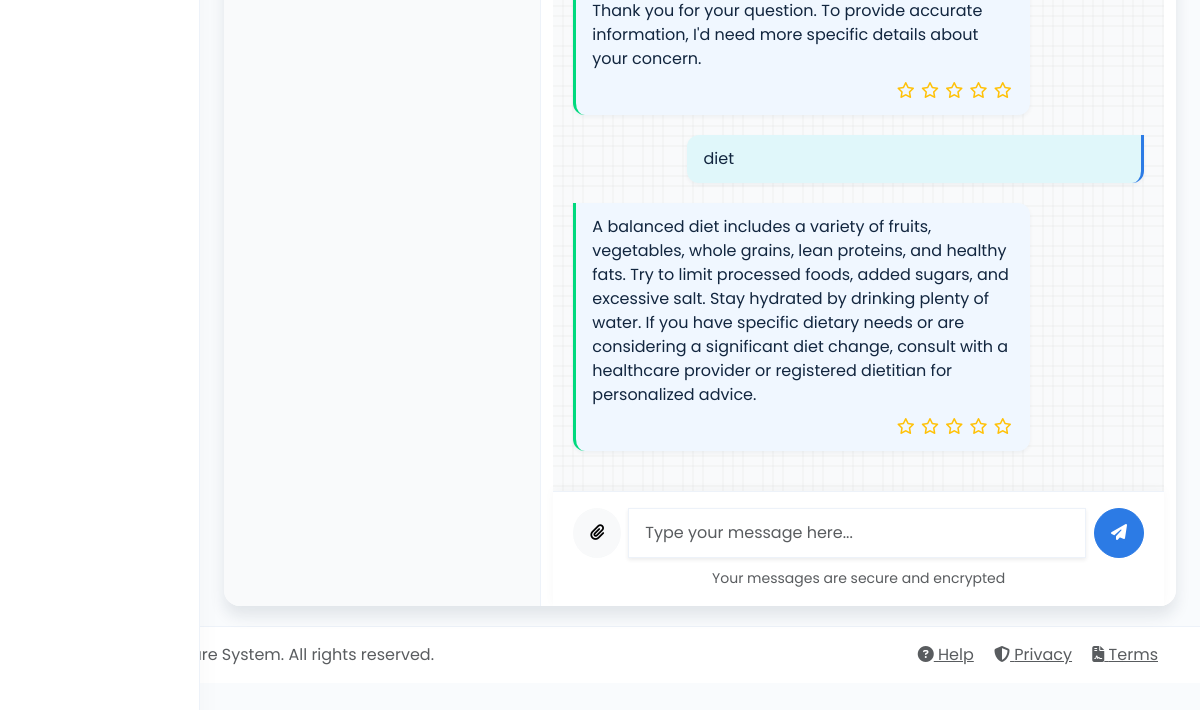
The page /chat/conversation/3/ (signed in, lower part) on the database as committed earlier.
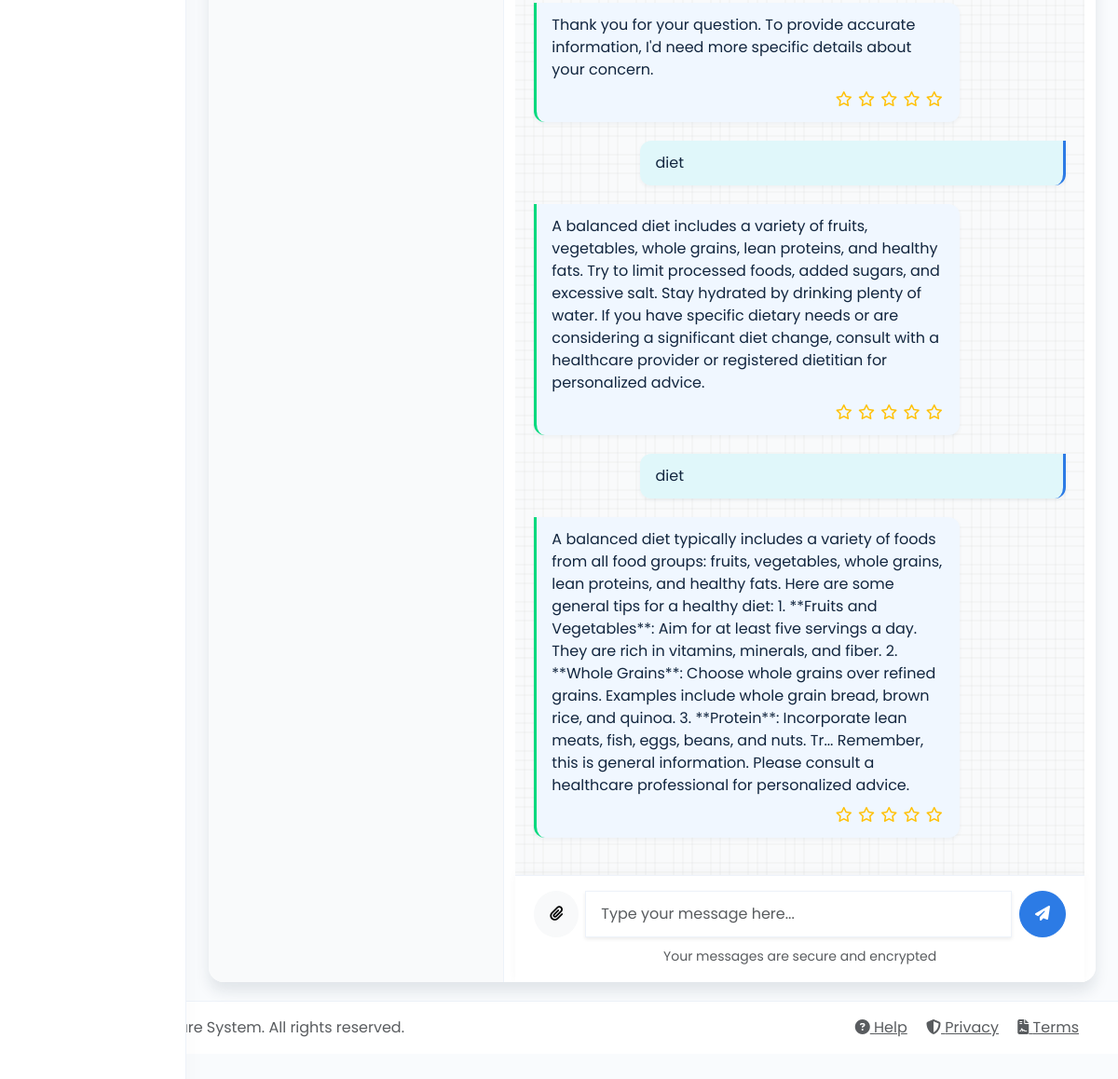
The same page on the database as committed later.
### chat/models.py (models this page shows, shortened)
class Message(models.Model):
    MESSAGE_TYPES = (
        ('text', 'Text'),
        ('image', 'Image'),
        ('file', 'File'),
        ('ai_response', 'AI Response'),
    )
    conversation = models.ForeignKey(Conversation, on_delete=models.CASCADE, related_name='messages')
    sender = models.ForeignKey(settings.AUTH_USER_MODEL, on_delete=models.CASCADE, related_name='sent_messages', null=True, blank=True)
    content = models.TextField()
    timestamp = models.DateTimeField(default=timezone.now)
    is_read = models.BooleanField(default=False)
    message_type = models.CharField(max_length=20, choices=MESSAGE_TYPES, default='text')
    attachment = models.FileField(upload_to='chat_attachments/', null=True, blank=True)
    class Meta:
        ordering = ['timestamp']

### chat/views.py (the view)
# urls.py: path('conversation/<int:conversation_id>/', views.conversation_detail, name='conversation'),
@login_required
def conversation_detail(request, conversation_id):
    user = request.user
    conversation = get_object_or_404(
        Conversation.objects.filter(Q(initiator=user) | Q(receiver=user)),
        id=conversation_id
    )
    search_query = request.GET.get('q', '')
    unread_messages = Message.objects.filter(
        conversation=conversation,
        is_read=False
    ).exclude(sender=user)
    for message in unread_messages:
        message.is_read = True
        message.save()
    messages_query = Message.objects.filter(conversation=conversation)
    if search_query:
        messages_list = messages_query.filter(content__icontains=search_query).order_by('timestamp')
        for message in messages_list:
            message.content = message.content.replace(
                search_query,
                f'<span class="bg-warning">{search_query}</span>'
            )
    else:
        messages_list = messages_query.order_by('timestamp')
    is_ai_conversation = conversation.conversation_type == 'ai_assistant'
    available_doctors = []
    if user.user_type == 'patient':
        available_doctors = Doctor.objects.all()
    conversations = Conversation.objects.filter(
        Q(initiator=user) | Q(receiver=user),
        is_active=True
    ).order_by('-updated_at')
    ai_conversation = Conversation.objects.filter(
        initiator=user,
        conversation_type='ai_assistant'
    ).first()
    context = {
        'conversation': conversation,
        'conversations': conversations,
        'ai_conversation': ai_conversation,
        'chat_messages': messages_list,
        'is_ai_conversation': is_ai_conversation,
        'available_doctors': available_doctors,
        'search_query': search_query
    }
    return render(request, 'chat/conversation.html', context)

### chat/models.py (called while the page is built)
    def get_last_message(self):
        return self.messages.order_by('-timestamp').first()

### chat/templates/chat/conversation.html (shortened to what this page needs)
{% extends 'chat/base_chat.html' %}
{% block chat_content %}
<div class="col-md-4 chat-sidebar">
</div>
<div class="col-md-8 chat-main">
    <div class="chat-messages" id="chatMessages">
        {% if chat_messages %}
            {% for message in chat_messages %}
                <div class="message {% if message.sender == request.user %}message-self{% elif message.message_type == 'ai_response' %}message-ai{% else %}message-other{% endif %}">
                    <div class="message-content">{{ message.content }}</div>
                    {% if message.message_type == 'ai_response' %}
                    <div class="rating-container mt-2 text-end">
                        <div class="rating-stars" data-message-id="{{ message.id }}">
                            <i class="far fa-star" data-rating="1"></i>
                            <i class="far fa-star" data-rating="2"></i>
                            <i class="far fa-star" data-rating="3"></i>
                            <i class="far fa-star" data-rating="4"></i>
                            <i class="far fa-star" data-rating="5"></i>
                        </div>
                    </div>
                    {% endif %}
                </div>
            {% endfor %}
        {% else %}
            <div class="text-center p-4">
                <p class="text-muted">No messages yet. Start the conversation!</p>
            </div>
        {% endif %}
    </div>
    <div class="chat-input">
        <form id="messageForm" method="post" action="{% url 'chat:send_message' conversation.id %}" enctype="multipart/form-data">
            <div class="input-group">
                <button type="button" class="btn btn-light rounded-circle me-2" id="attachmentBtn" title="Attach file">
                    <i class="fas fa-paperclip"></i>
                </button>
                <input type="text" class="form-control shadow-sm" id="messageContent" name="content" placeholder="Type your message here...">
                <button type="submit" class="btn btn-primary rounded-circle ms-2" title="Send message">
                    <i class="fas fa-paper-plane"></i>
                </button>
            </div>
            <div class="text-center mt-2">
                <small class="text-muted">Your messages are secure and encrypted</small>
            </div>
        </form>
    </div>
</div>
{% endblock %}

Rows that differ between the two databases and show on the page:
added Message: content "diet"
added Message: content "A balanced diet typically includes a variety of foods from all food groups: fruits, vegetables, whole grains, lean proteins, and healthy fats. Here are some general tips for a healthy diet: 1. **Fruits and Vegetables**: Aim for at least five servings a day. They are rich in vitamins, minerals, and fiber. 2. **Whole Grains**: Choose whole grains over refined grains. Examples include whole grain bread, brown rice, and quinoa. 3. **Protein**: Incorporate lean meats, fish, eggs, beans, and nuts. Tr... Remember, this is general information. Please consult a healthcare professional for personalized advice."
